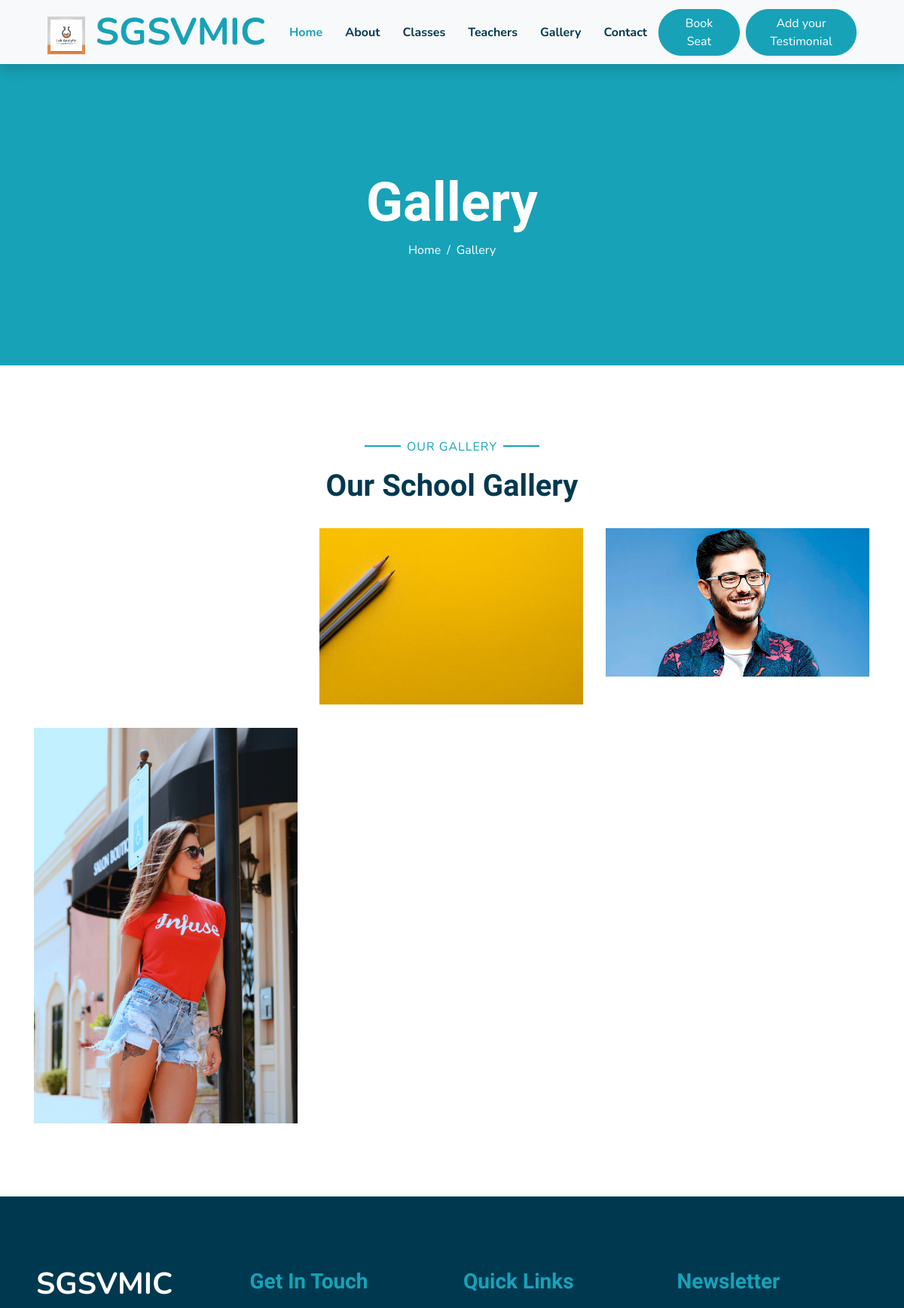
/gallery (upper part), run on an earlier commit of the app's database.
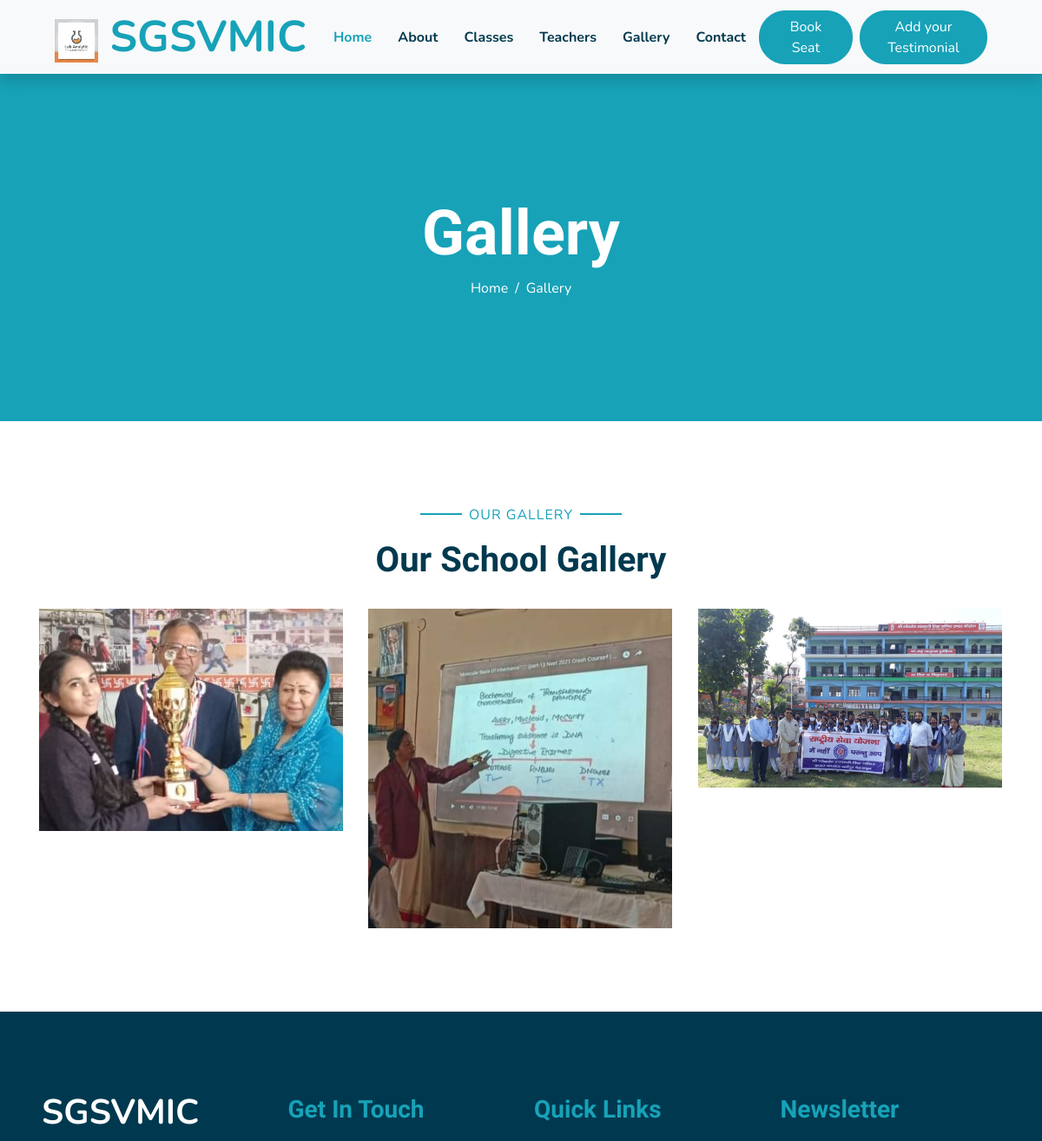
And on a later commit of the database.
### home/models.py (models this page shows)
class MainHeading(models.Model):
    title = models.CharField(max_length=32, blank=False, null=False)
    about = models.TextField(max_length=300, blank=False, null=False)
    images = models.ImageField(upload_to='img/upload')
    school_logo = models.ImageField(upload_to='img/upload')

class images(models.Model):
    images = models.ImageField(upload_to='img/upload')

class school_basic_detail(models.Model):
    about_school = models.TextField(max_length=500, blank=False, null=False)
    contact_description = models.TextField(max_length=500, blank=False, null=False)
    opening_Hours = models.TextField(max_length=500, blank=False, null=False)
    address = models.CharField(max_length=60, blank=False, null=False)
    email = models.EmailField(blank=True)
    phone = models.CharField(max_length=12, blank=False, null=False)
    Facebook = models.URLField(blank=True)
    instagram = models.URLField(blank=True)
    twitter = models.URLField(blank=True)
    linkedin = models.URLField(blank=True)

### home/views.py (the view)
# urls.py: path('gallery', gallery_page),
def gallery_page(request):
    return render(request, 'html/pages/Gallery.html', all_data())

### home/views.py (called while the page is built)
def all_data():
    media_url = settings.MEDIA_URL
    teachers = Teachers.objects.all()
    f = Facilities.objects.all()
    tes = testimonial.objects.all()
    c = classes.objects.all()
    b = blog.objects.all()
    de = school_basic_detail.objects.all()
    about = About_school.objects.all()
    main_heading = MainHeading.objects.all()
    img = images.objects.all()
    school_logo = main_heading[:1:-1][0].school_logo
    data = {'school_name': 'SGSVMIC',
            'teachers': teachers[:4],
            'Facilities': f[:6],
            'classes': c[:3],
            'blog': b[:3:-1],
            'school_detail': de[:1:-1],
            'about': about[:1:-1],
            'main_heading': main_heading[:1:-1],
            'images': img,
            'school_logo': school_logo,
            'media_url': media_url,
            'testimonial': tes[:10:-1]}
    return data

### templates/html/pages/Gallery.html (shortened to what this page needs)
{% extends 'html/index.html' %}
{%load static %}
{% block content %}
<div class="container-fluid bg-primary mb-5">
        <div class="d-flex flex-column align-items-center justify-content-center" style="min-height: 400px">
            <h3 class="display-3 font-weight-bold text-white">Gallery</h3>
            <div class="d-inline-flex text-white">
                <p class="m-0"><a class="text-white" href="">Home</a></p>
                <p class="m-0 px-2">/</p>
                <p class="m-0">Gallery</p>
            </div>
        </div>
    </div>
<div class="container-fluid pt-5 pb-3">
        <div class="container">
            <div class="text-center pb-2">
                <p class="section-title px-5"><span class="px-2">Our Gallery</span></p>
                <h1 class="mb-4">Our School Gallery</h1>
            </div>
            <div class="row portfolio-container">
                {%for i in images %}
                <div class="col-lg-4 col-md-6 mb-4 portfolio-item first">
                    <div class="position-relative overflow-hidden mb-2">
                        <img class="img-fluid w-100" src="{{media_url}}/{{ i.images }}" alt="">
                    </div>
                </div>
                {%endfor %}
            </div>
        </div>
    </div>
{% endblock %}

### templates/html/index.html (shortened to what this page needs)
{% load static %}
<!DOCTYPE html>
<html lang="en">
<head>
    <link href="https://cdnjs.cloudflare.com/ajax/libs/font-awesome/5.10.0/css/all.min.css" rel="stylesheet">
    <link href="{% static 'lib/flaticon/font/flaticon.css' %} " rel="stylesheet">
    <link href="{% static 'lib/owlcarousel/assets/owl.carousel.min.css' %} " rel="stylesheet">
    <link href="{% static '/lib/lightbox/css/lightbox.min.css' %} " rel="stylesheet">
    <link href="{% static 'css/style.css' %}" rel="stylesheet">
</head>
<body>
{% include "html/navbar_futtor/navbar.html" %}
{% block content %}
    {% endblock %}
{% include "html/navbar_futtor/footer.html" %}
</body>
</html>

### templates/html/navbar_futtor/navbar.html (shortened to what this page needs)
{% load static %}
<div class="container-fluid bg-light position-relative shadow">
        <nav class="navbar navbar-expand-lg bg-light navbar-light py-3 py-lg-0 px-0 px-lg-5">
            <a href="/" class="navbar-brand font-weight-bold text-secondary" style="font-size: 50px;">
                <img  src="{% static school_logo %}" style="width:50px;height:50px;"></img>
                <span class="text-primary">{{school_name}}</span>
            </a>
            <div class="collapse navbar-collapse justify-content-between" id="navbarCollapse">
                <div class="navbar-nav font-weight-bold mx-auto py-0">
                    <a href="/" class="nav-item nav-link active">Home</a>
                    <a href="/about" class="nav-item nav-link">About</a>
                    <a href="/classes" class="nav-item nav-link">Classes</a>
                    <a href="/Teachers" class="nav-item nav-link">Teachers</a>
                    <a href="/gallery" class="nav-item nav-link">Gallery</a>
                    <a href="/contact" class="nav-item nav-link">Contact</a>
                </div>
                <a href="#Book_A_Seat" class="btn btn-primary px-4">Book Seat</a>
<button type="button" class="btn btn-primary ml-2" data-bs-toggle="modal" data-bs-target="#exampleModal">
  Add your Testimonial
</button>
        </nav>
    </div>

### templates/html/navbar_futtor/footer.html (shortened to what this page needs)
 <div class="container-fluid bg-secondary text-white mt-5 py-5 px-sm-3 px-md-5">
     {% for i in school_detail%}
     <div class="row pt-5">
            <div class="col-lg-3 col-md-6 mb-5">
                <a href="" class="navbar-brand font-weight-bold text-primary m-0 mb-4 p-0" style="font-size: 40px; line-height: 40px;">
                    <span class="text-white">{{school_name}}</span>
                </a>
            </div>
            <div class="col-lg-3 col-md-6 mb-5">
                <h3 class="text-primary mb-4">Get In Touch</h3>
            </div>
            <div class="col-lg-3 col-md-6 mb-5">
                <h3 class="text-primary mb-4">Quick Links</h3>
            </div>
            <div class="col-lg-3 col-md-6 mb-5">
                <h3 class="text-primary mb-4">Newsletter</h3>
            </div>
        </div>
{%endfor %}
    </div>

What changed in the data, as far as the page shows it:
removed images: images (picture)
removed images: images (picture)
removed images: images (picture)
added images: images (picture)
added images: images (picture)
added images: images (picture)
